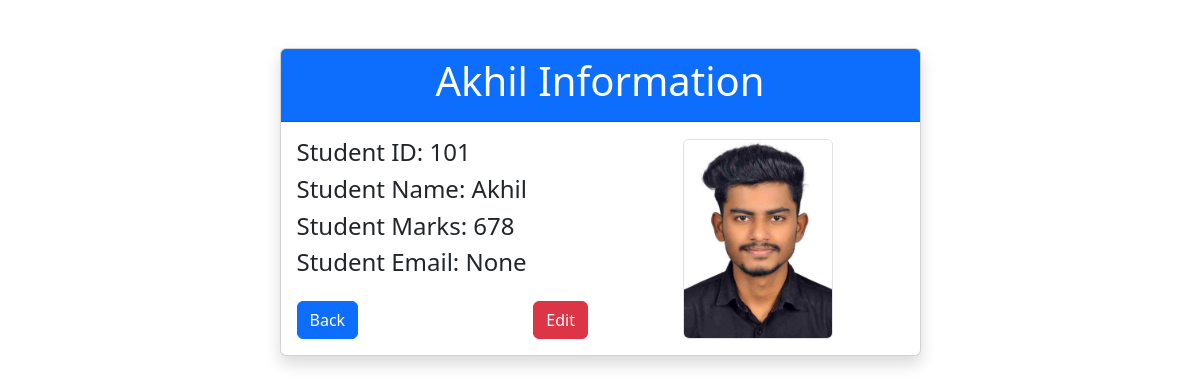
The page /find/1/ on the database its author committed.
### myapp/models.py (models this page shows)
class Student(models.Model):
    StuId = models.IntegerField()
    StuName = models.CharField(max_length=30)
    Stumarks = models.IntegerField()
    StuEmail = models.EmailField(max_length=20, null=True, blank=True)
    StuImg = models.ImageField(upload_to='images/',null=True, blank=True)

### myapp/views.py (the view)
# urls.py: path('find/<int:id>/',views.getStudent),
def getStudent(request,id):
    student = get_object_or_404(Student,id=id)
    return render(request,'myapp/find.html',{'stu':student})

### templates/myapp/find.html
<!DOCTYPE html>
{% extends 'myapp/base.html' %}
{%block contentblock%}
        <div class="container mt-5">
           <div class="row d-flex justify-content-center">
            <div class="col-md-7">
                <div class="card shadow">
                    <div class="card-header text-center text-white bg-primary">
                        <p class="h1">{{stu.StuName}} Information</p>
                    </div>
                    <div class="card-body">
                        <div class="row">
                            <div class="col-md-6  ">
                                <p class="h4">Student ID: {{stu.StuId}}</p>
                                <p class="h4">Student Name: {{stu.StuName}}</p>
                                <p class="h4">Student Marks: {{stu.Stumarks}}</p>
                                <p class="h4">Student Email: {{stu.StuEmail}}</p>
                               <div class="mt-4">
                                    <a href="/" class="btn btn-primary btn-md">Back</a>
                                    <a href="/edit/{{stu.id}}" class="btn float-end btn-md btn-danger">Edit</a>
                               </div>
                            </div>
                            <div class="col-md-6 d-flex justify-content-center align-items-center">
                                {%if stu.StuImg%}
                                    <img src={{stu.StuImg.url}} alt="{{stu.StuName}}" class="img-fluid rounded border" style="max-height: 200px; object-fit: cover;" >
                                {%else%}
                                    <div class="p-4 bg-light border rounded">
                                        <p class="h5 text-muted">No Image Available</p>
                                    </div>
                                {%endif%}
                            </div>
                        </div>
                    </div>
                </div>
            </div>
           </div>
        </div>
{%endblock%}

### rows shown on the page
Student: StuName "Akhil", StuId "101", Stumarks "678", StuEmail "None", StuImg (picture)
